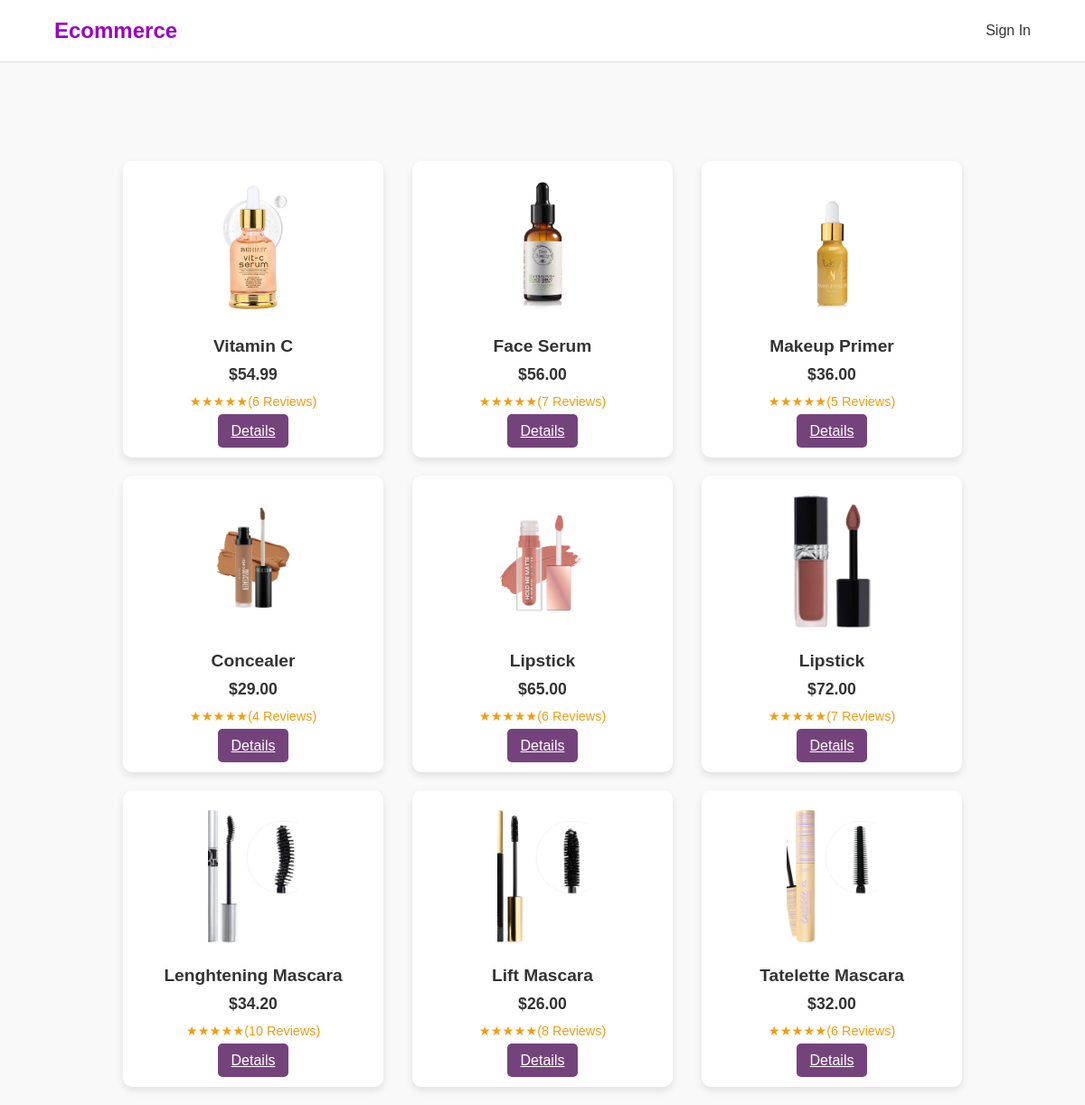
The app's page /shop.php, older data.
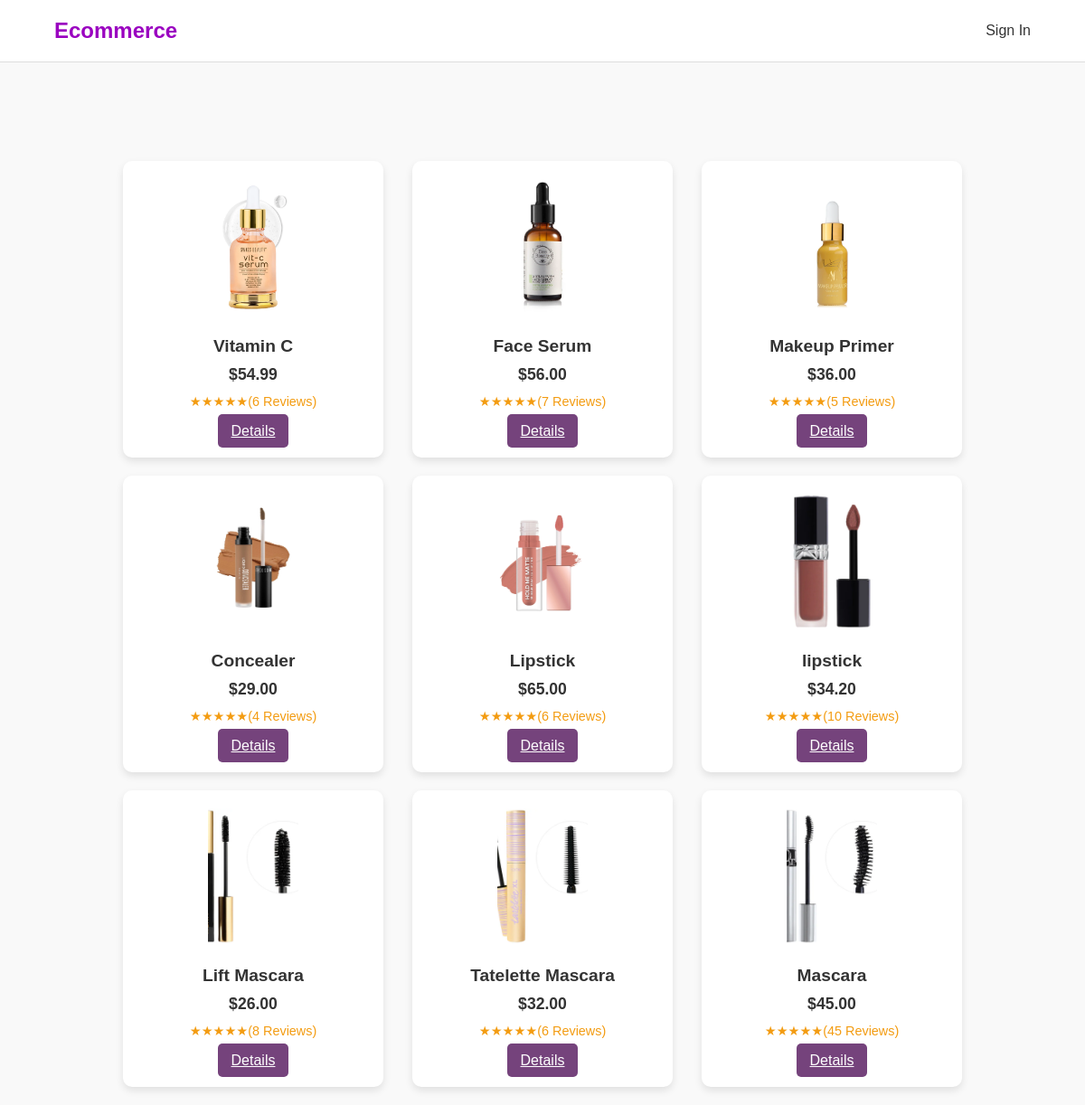
The same page, newer data.
### tables this page shows
CREATE TABLE `products` (
  `id` int(11) NOT NULL,
  `name` varchar(50) NOT NULL,
  `description` varchar(255) NOT NULL,
  `price` decimal(10,2) NOT NULL,
  `reviews` int(11) NOT NULL,
  `img_url` varchar(255) NOT NULL,
  `user_id` int(11) DEFAULT NULL
);

### shop.php (the view, shortened to what this page needs)
<?php
include("product.php");
include_once("header.php");
$sql = "SELECT * FROM products";
$selectProducts = $conn->prepare($sql);
$selectProducts->execute();
$products_data = $selectProducts->fetchAll();
?>
<!DOCTYPE html>
<html lang="en">
<head>
    <link rel="stylesheet" href="style/shop.css">
</head>
<body>
    <div class="product-container">
        <?php
        foreach ($products_data as $product) {
            echo '<div class="product-card">';
            echo '<img src="' . $product['img_url'] . '" alt="' . $product['name'] . '">';
            echo '<h3>' . $product['name'] . '</h3>';
            echo '<p class="price">$' . number_format($product['price'], 2) . ' </p>';
            echo '<div class="rating">';
            echo '<span>★★★★★</span>';
            echo '<span>(' . $product['reviews'] . ' Reviews)</span>';
            echo '</div>';
            echo '<a href="details.php?id=' . $product['id'] . '" class="add-to-cart">Details</a>';
            echo '</div>';
        }
        ?>
    </div>
</body>
</html>

Row changes from the older to the newer data that the page shows:
removed products: img_url (picture), name "Lipstick", price "72.00", reviews "7"
changed products: img_url+name: a different picture; name "Lenghtening Mascara" → "lipstick"
added products: img_url (picture), name "Mascara", price "45.00", reviews "45"
